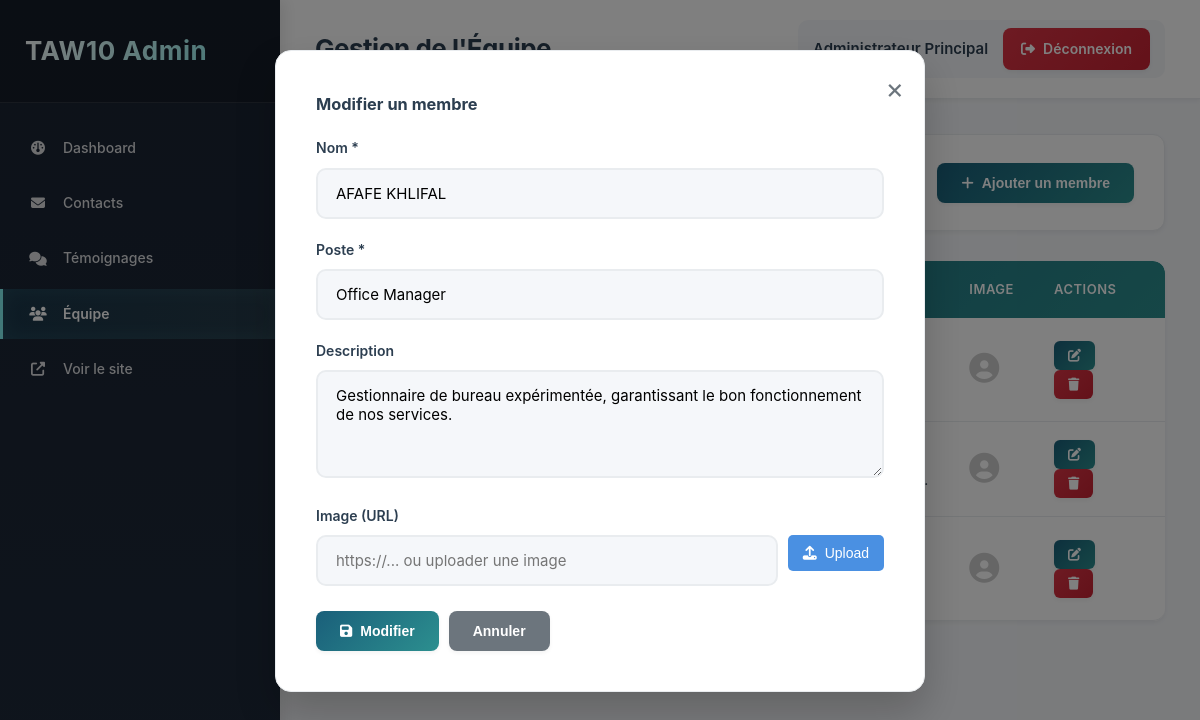
The app's page /admin/team.php?edit=3 (signed in) with its own data.
### tables this page shows
CREATE TABLE IF NOT EXISTS team (
    id INT AUTO_INCREMENT PRIMARY KEY,
    nom VARCHAR(255) NOT NULL,
    poste VARCHAR(255) NOT NULL,
    description TEXT,
    image VARCHAR(255),
    created_at TIMESTAMP DEFAULT CURRENT_TIMESTAMP
);

### admin/team.php (the view, shortened to what this page needs)
<?php
require_once 'includes/layout.php';
$conn = getDBConnection();
$edit_member = null;
if (isset($_GET['edit']) && is_numeric($_GET['edit'])) {
    $id = intval($_GET['edit']);
    $result = $conn->query("SELECT * FROM team WHERE id = $id");
    $edit_member = $result->fetch_assoc();
}
$team = $conn->query("SELECT * FROM team ORDER BY id ASC");
?>
<div class="page-header">
    <h2>Gestion de l'Équipe</h2>
    <button class="btn-primary" onclick="document.getElementById('addForm').style.display='block'">
        <i class="fas fa-plus"></i> Ajouter un membre
    </button>
</div>
<div id="addForm" class="form-modal" style="display: <?php echo $edit_member ? 'block' : 'none'; ?>;">
    <div class="form-modal-content">
        <span class="close-modal" onclick="document.getElementById('addForm').style.display='none'">&times;</span>
        <h3><?php echo $edit_member ? 'Modifier' : 'Ajouter'; ?> un membre</h3>
        <form method="POST">
            <div class="form-group">
                <label>Nom *</label>
                <input type="text" name="nom" value="<?php echo $edit_member ? htmlspecialchars($edit_member['nom']) : ''; ?>" required>
            </div>
            <div class="form-group">
                <label>Poste *</label>
                <input type="text" name="poste" value="<?php echo $edit_member ? htmlspecialchars($edit_member['poste']) : ''; ?>" required>
            </div>
            <div class="form-group">
                <label>Description</label>
                <textarea name="description" rows="4"><?php echo $edit_member ? htmlspecialchars($edit_member['description']) : ''; ?></textarea>
            </div>
            <div class="form-group">
                <label>Image (URL)</label>
                <div style="display: flex; gap: 10px; align-items: flex-start;">
                    <input type="text" name="image" id="imageUrl" value="<?php echo $edit_member ? htmlspecialchars($edit_member['image']) : ''; ?>" placeholder="https://... ou uploader une image" style="flex: 1;">
                    <div style="display: flex; flex-direction: column; gap: 5px;">
                        <button type="button" id="uploadBtn" class="btn-upload">
                            <i class="fas fa-upload"></i> Upload
                        </button>
                    </div>
                </div>
            </div>
            <div class="form-actions">
                <button type="submit" class="btn-primary">
                    <i class="fas fa-save"></i> <?php echo $edit_member ? 'Modifier' : 'Ajouter'; ?>
                </button>
                <button type="button" class="btn-secondary" onclick="document.getElementById('addForm').style.display='none'">Annuler</button>
            </div>
        </form>
    </div>
</div>
<div class="table-container">
    <table class="data-table">
        <thead>
            <tr>
                <th>ID</th>
                <th>Nom</th>
                <th>Poste</th>
                <th>Description</th>
                <th>Image</th>
                <th>Actions</th>
            </tr>
        </thead>
        <tbody>
            <?php while($member = $team->fetch_assoc()): ?>
            <tr>
                <td><?php echo $member['id']; ?></td>
                <td><?php echo htmlspecialchars($member['nom']); ?></td>
                <td><?php echo htmlspecialchars($member['poste']); ?></td>
                <td class="message-cell">
                </td>
                <td>
                    <?php if ($member['image']): ?>
                        <?php
                        $imagePath = $member['image'];
                        if (strpos($imagePath, 'assets/') === 0 && strpos($imagePath, 'http') !== 0) {
                            $imagePath = '../' . $imagePath;
                        }
                        ?>
                        <img src="<?php echo htmlspecialchars($imagePath); ?>" alt="" style="width: 50px; height: 50px; border-radius: 50%; object-fit: cover;" onerror="this.style.display='none'; this.nextElementSibling.style.display='block';">
                        <i class="fas fa-user-circle" style="font-size: 30px; color: #ccc; display: none;"></i>
                    <?php else: ?>
                        <i class="fas fa-user-circle" style="font-size: 30px; color: #ccc;"></i>
                    <?php endif; ?>
                </td>
                <td>
                    <a href="?edit=<?php echo $member['id']; ?>" class="btn-action btn-edit">
                        <i class="fas fa-edit"></i>
                    </a>
                    <a href="?delete=<?php echo $member['id']; ?>" class="btn-action btn-delete"
                       onclick="return confirm('Êtes-vous sûr de vouloir supprimer ce membre ?');">
                        <i class="fas fa-trash"></i>
                    </a>
                </td>
            </tr>
            <?php endwhile; ?>
        </tbody>
    </table>
</div>
<?php
require_once 'includes/footer.php';
?>

### records on screen
team: nom "AFAFE KHLIFAL", poste "Office Manager", description "Gestionnaire de bureau expérimentée, garantissant le bon fonctionnement de nos services."

### other values on screen
$pageTitle "Gestion de l'Équipe"
$_SESSION['admin_name'] "Administrateur Principal"
